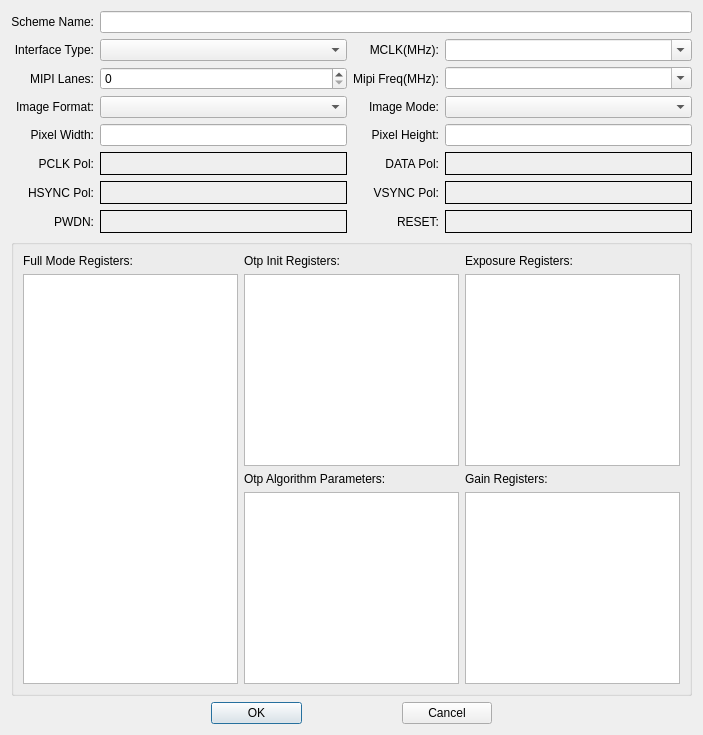
<?xml version="1.0" encoding="UTF-8"?>
<ui version="4.0">
 <class>DialogEditSensor</class>
 <widget class="QDialog" name="DialogEditSensor">
  <property name="geometry">
   <rect>
    <x>0</x>
    <y>0</y>
    <width>703</width>
    <height>735</height>
   </rect>
  </property>
  <property name="windowTitle">
   <string>Edit Sensor</string>
  </property>
  <layout class="QVBoxLayout" name="verticalLayout">
   <item>
    <layout class="QGridLayout" name="gridLayout" rowminimumheight="0,0,0,0,0,23,23,23">
     <item row="2" column="3">
      <widget class="QComboBox" name="m_cbxMipiFreq">
       <property name="editable">
        <bool>true</bool>
       </property>
      </widget>
     </item>
     <item row="7" column="1">
      <widget class="BoolFrame" name="m_grpPwdn">
       <property name="frameShape">
        <enum>QFrame::Box</enum>
       </property>
      </widget>
     </item>
     <item row="6" column="3">
      <widget class="BoolFrame" name="m_grpVsyncPol">
       <property name="frameShape">
        <enum>QFrame::Box</enum>
       </property>
      </widget>
     </item>
     <item row="2" column="2">
      <widget class="QLabel" name="label_3">
       <property name="text">
        <string>Mipi Freq(MHz):</string>
       </property>
       <property name="alignment">
        <set>Qt::AlignRight|Qt::AlignTrailing|Qt::AlignVCenter</set>
       </property>
      </widget>
     </item>
     <item row="3" column="3">
      <widget class="QComboBox" name="m_cbxImageMode"/>
     </item>
     <item row="0" column="1" colspan="3">
      <widget class="QLineEdit" name="m_edtSchemeName"/>
     </item>
     <item row="0" column="0">
      <widget class="QLabel" name="label">
       <property name="text">
        <string>Scheme Name:</string>
       </property>
       <property name="alignment">
        <set>Qt::AlignRight|Qt::AlignTrailing|Qt::AlignVCenter</set>
       </property>
      </widget>
     </item>
     <item row="5" column="1">
      <widget class="BoolFrame" name="m_grpPclkPol">
       <property name="frameShape">
        <enum>QFrame::Box</enum>
       </property>
      </widget>
     </item>
     <item row="2" column="1">
      <widget class="QSpinBox" name="m_spinMipiLanes">
       <property name="minimum">
        <number>0</number>
       </property>
       <property name="maximum">
        <number>4</number>
       </property>
       <property name="value">
        <number>0</number>
       </property>
      </widget>
     </item>
     <item row="2" column="0">
      <widget class="QLabel" name="label_7">
       <property name="text">
        <string>MIPI Lanes:</string>
       </property>
       <property name="alignment">
        <set>Qt::AlignRight|Qt::AlignTrailing|Qt::AlignVCenter</set>
       </property>
      </widget>
     </item>
     <item row="1" column="0">
      <widget class="QLabel" name="label_4">
       <property name="text">
        <string>Interface Type:</string>
       </property>
       <property name="alignment">
        <set>Qt::AlignRight|Qt::AlignTrailing|Qt::AlignVCenter</set>
       </property>
      </widget>
     </item>
     <item row="5" column="3">
      <widget class="BoolFrame" name="m_grpDataPol">
       <property name="frameShape">
        <enum>QFrame::Box</enum>
       </property>
      </widget>
     </item>
     <item row="6" column="1">
      <widget class="BoolFrame" name="m_grpHsyncPol">
       <property name="frameShape">
        <enum>QFrame::Box</enum>
       </property>
      </widget>
     </item>
     <item row="7" column="3">
      <widget class="BoolFrame" name="m_grpReset">
       <property name="frameShape">
        <enum>QFrame::Box</enum>
       </property>
      </widget>
     </item>
     <item row="5" column="0">
      <widget class="QLabel" name="label_9">
       <property name="text">
        <string>PCLK Pol:</string>
       </property>
       <property name="alignment">
        <set>Qt::AlignRight|Qt::AlignTrailing|Qt::AlignVCenter</set>
       </property>
      </widget>
     </item>
     <item row="6" column="0">
      <widget class="QLabel" name="label_11">
       <property name="text">
        <string>HSYNC Pol:</string>
       </property>
       <property name="alignment">
        <set>Qt::AlignRight|Qt::AlignTrailing|Qt::AlignVCenter</set>
       </property>
      </widget>
     </item>
     <item row="5" column="2">
      <widget class="QLabel" name="label_10">
       <property name="text">
        <string>DATA Pol:</string>
       </property>
       <property name="alignment">
        <set>Qt::AlignRight|Qt::AlignTrailing|Qt::AlignVCenter</set>
       </property>
      </widget>
     </item>
     <item row="7" column="0">
      <widget class="QLabel" name="label_13">
       <property name="text">
        <string>PWDN:</string>
       </property>
       <property name="alignment">
        <set>Qt::AlignRight|Qt::AlignTrailing|Qt::AlignVCenter</set>
       </property>
      </widget>
     </item>
     <item row="6" column="2">
      <widget class="QLabel" name="label_12">
       <property name="text">
        <string>VSYNC Pol:</string>
       </property>
       <property name="alignment">
        <set>Qt::AlignRight|Qt::AlignTrailing|Qt::AlignVCenter</set>
       </property>
      </widget>
     </item>
     <item row="7" column="2">
      <widget class="QLabel" name="label_15">
       <property name="text">
        <string>RESET:</string>
       </property>
       <property name="alignment">
        <set>Qt::AlignRight|Qt::AlignTrailing|Qt::AlignVCenter</set>
       </property>
      </widget>
     </item>
     <item row="3" column="2">
      <widget class="QLabel" name="label_17">
       <property name="text">
        <string>Image Mode:</string>
       </property>
       <property name="alignment">
        <set>Qt::AlignRight|Qt::AlignTrailing|Qt::AlignVCenter</set>
       </property>
      </widget>
     </item>
     <item row="1" column="1">
      <widget class="QComboBox" name="m_cbxInterface"/>
     </item>
     <item row="1" column="2">
      <widget class="QLabel" name="label_5">
       <property name="text">
        <string>MCLK(MHz):</string>
       </property>
       <property name="alignment">
        <set>Qt::AlignRight|Qt::AlignTrailing|Qt::AlignVCenter</set>
       </property>
      </widget>
     </item>
     <item row="3" column="0">
      <widget class="QLabel" name="label_2">
       <property name="text">
        <string>Image Format:</string>
       </property>
       <property name="alignment">
        <set>Qt::AlignRight|Qt::AlignTrailing|Qt::AlignVCenter</set>
       </property>
      </widget>
     </item>
     <item row="3" column="1">
      <widget class="QComboBox" name="m_cbxImageFormat"/>
     </item>
     <item row="4" column="0">
      <widget class="QLabel" name="label_6">
       <property name="text">
        <string>Pixel Width:</string>
       </property>
       <property name="alignment">
        <set>Qt::AlignRight|Qt::AlignTrailing|Qt::AlignVCenter</set>
       </property>
      </widget>
     </item>
     <item row="4" column="2">
      <widget class="QLabel" name="label_8">
       <property name="text">
        <string>Pixel Height:</string>
       </property>
       <property name="alignment">
        <set>Qt::AlignRight|Qt::AlignTrailing|Qt::AlignVCenter</set>
       </property>
      </widget>
     </item>
     <item row="4" column="1">
      <widget class="QLineEdit" name="m_edtPixelWidth"/>
     </item>
     <item row="4" column="3">
      <widget class="QLineEdit" name="m_edtPixelHeight"/>
     </item>
     <item row="1" column="3">
      <widget class="QComboBox" name="m_cbxMclk">
       <property name="editable">
        <bool>true</bool>
       </property>
      </widget>
     </item>
    </layout>
   </item>
   <item>
    <widget class="QGroupBox" name="m_grpVoltage">
     <property name="title">
      <string/>
     </property>
     <layout class="QGridLayout" name="gridLayout_2">
      <item row="0" column="0">
       <widget class="QLabel" name="label_14">
        <property name="text">
         <string>Full Mode Registers:</string>
        </property>
       </widget>
      </item>
      <item row="0" column="1">
       <widget class="QLabel" name="label_19">
        <property name="text">
         <string>Otp Init Registers:</string>
        </property>
       </widget>
      </item>
      <item row="0" column="2">
       <widget class="QLabel" name="label_16">
        <property name="text">
         <string>Exposure Registers:</string>
        </property>
       </widget>
      </item>
      <item row="1" column="0" rowspan="3">
       <widget class="QPlainTextEdit" name="m_edtFullModeRegisters"/>
      </item>
      <item row="1" column="1">
       <widget class="QPlainTextEdit" name="m_edtOtpInitRegisters"/>
      </item>
      <item row="1" column="2">
       <widget class="QPlainTextEdit" name="m_edtExposureRegisters"/>
      </item>
      <item row="2" column="1">
       <widget class="QLabel" name="label_20">
        <property name="text">
         <string>Otp Algorithm Parameters:</string>
        </property>
       </widget>
      </item>
      <item row="2" column="2">
       <widget class="QLabel" name="label_18">
        <property name="text">
         <string>Gain Registers:</string>
        </property>
       </widget>
      </item>
      <item row="3" column="1">
       <widget class="QPlainTextEdit" name="m_edtOtpAlgParams"/>
      </item>
      <item row="3" column="2">
       <widget class="QPlainTextEdit" name="m_edtGainRegisters"/>
      </item>
     </layout>
    </widget>
   </item>
   <item>
    <layout class="QHBoxLayout" name="horizontalLayout">
     <property name="spacing">
      <number>100</number>
     </property>
     <property name="leftMargin">
      <number>200</number>
     </property>
     <property name="rightMargin">
      <number>200</number>
     </property>
     <item>
      <widget class="QPushButton" name="m_btnOK">
       <property name="text">
        <string>OK</string>
       </property>
      </widget>
     </item>
     <item>
      <widget class="QPushButton" name="m_btnCancel">
       <property name="text">
        <string>Cancel</string>
       </property>
      </widget>
     </item>
    </layout>
   </item>
  </layout>
 </widget>
 <customwidgets>
  <customwidget>
   <class>BoolFrame</class>
   <extends>QFrame</extends>
   <header>ui/BoolFrame.h</header>
   <container>1</container>
  </customwidget>
 </customwidgets>
 <tabstops>
  <tabstop>m_edtSchemeName</tabstop>
  <tabstop>m_btnOK</tabstop>
  <tabstop>m_btnCancel</tabstop>
 </tabstops>
 <resources/>
 <connections/>
</ui>
